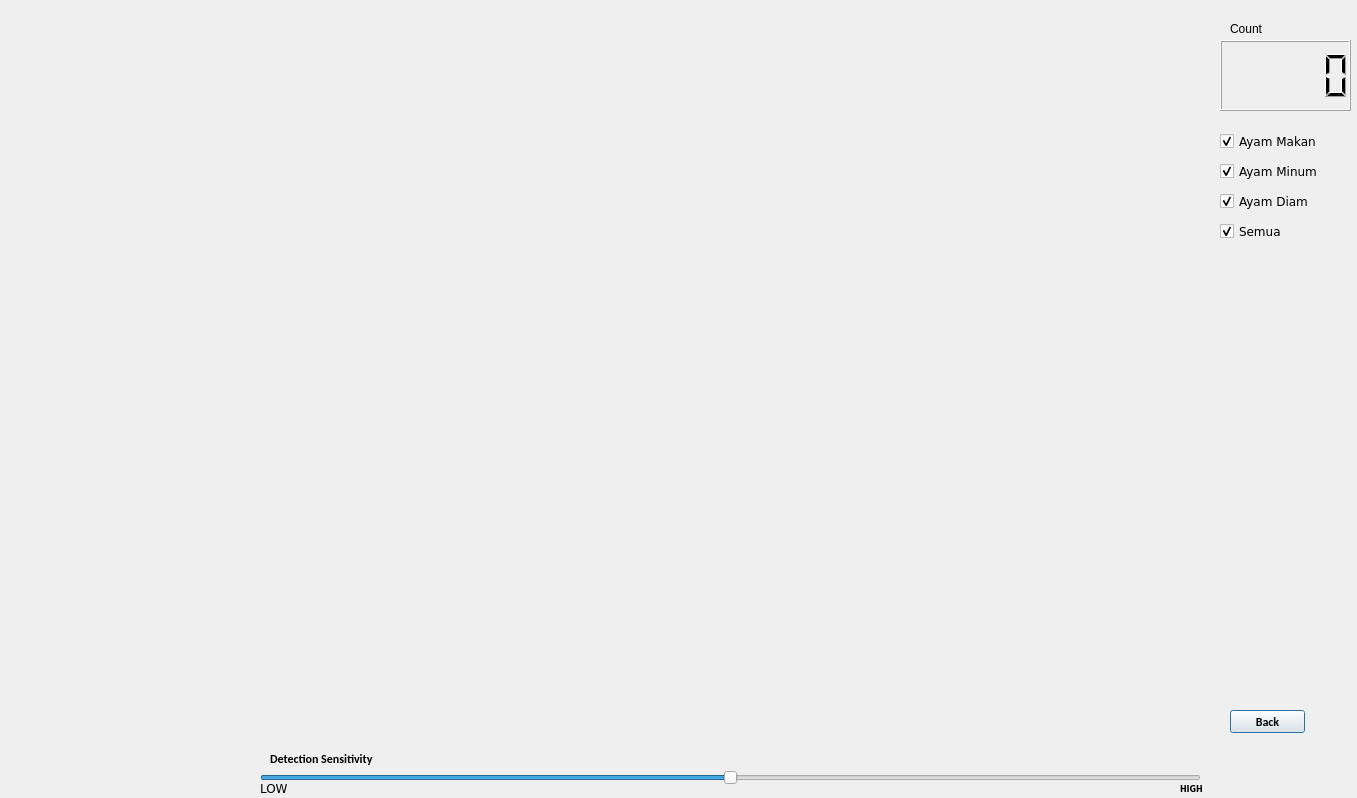
<?xml version="1.0" encoding="UTF-8"?>
<ui version="4.0">
 <class>OutputDialog</class>
 <widget class="QDialog" name="OutputDialog">
  <property name="geometry">
   <rect>
    <x>0</x>
    <y>0</y>
    <width>1357</width>
    <height>798</height>
   </rect>
  </property>
  <property name="minimumSize">
   <size>
    <width>0</width>
    <height>0</height>
   </size>
  </property>
  <property name="maximumSize">
   <size>
    <width>1920</width>
    <height>1080</height>
   </size>
  </property>
  <property name="font">
   <font>
    <family>Calibri</family>
    <weight>75</weight>
    <bold>true</bold>
   </font>
  </property>
  <property name="windowTitle">
   <string>Output Window</string>
  </property>
  <property name="windowIcon">
   <iconset>
    <normaloff>:/icon/icon.png</normaloff>:/icon/icon.png</iconset>
  </property>
  <widget class="QLabel" name="imgLabel">
   <property name="geometry">
    <rect>
     <x>20</x>
     <y>10</y>
     <width>1161</width>
     <height>731</height>
    </rect>
   </property>
   <property name="maximumSize">
    <size>
     <width>1920</width>
     <height>1080</height>
    </size>
   </property>
   <property name="text">
    <string/>
   </property>
  </widget>
  <widget class="QLCDNumber" name="lcdNumber">
   <property name="geometry">
    <rect>
     <x>1220</x>
     <y>40</y>
     <width>131</width>
     <height>71</height>
    </rect>
   </property>
  </widget>
  <widget class="QLabel" name="label">
   <property name="geometry">
    <rect>
     <x>1230</x>
     <y>20</y>
     <width>67</width>
     <height>17</height>
    </rect>
   </property>
   <property name="font">
    <font>
     <family>Arial</family>
     <weight>50</weight>
     <bold>false</bold>
    </font>
   </property>
   <property name="text">
    <string>Count</string>
   </property>
  </widget>
  <widget class="QSlider" name="ThresSlider">
   <property name="geometry">
    <rect>
     <x>260</x>
     <y>770</y>
     <width>941</width>
     <height>16</height>
    </rect>
   </property>
   <property name="minimum">
    <number>1</number>
   </property>
   <property name="sliderPosition">
    <number>50</number>
   </property>
   <property name="orientation">
    <enum>Qt::Horizontal</enum>
   </property>
  </widget>
  <widget class="QLabel" name="label_2">
   <property name="geometry">
    <rect>
     <x>270</x>
     <y>750</y>
     <width>181</width>
     <height>17</height>
    </rect>
   </property>
   <property name="text">
    <string>Detection Sensitivity</string>
   </property>
  </widget>
  <widget class="QLabel" name="label_3">
   <property name="geometry">
    <rect>
     <x>260</x>
     <y>780</y>
     <width>181</width>
     <height>17</height>
    </rect>
   </property>
   <property name="font">
    <font>
     <family>DejaVu Sans</family>
     <pointsize>9</pointsize>
     <weight>50</weight>
     <bold>false</bold>
    </font>
   </property>
   <property name="text">
    <string>LOW</string>
   </property>
  </widget>
  <widget class="QLabel" name="label_4">
   <property name="geometry">
    <rect>
     <x>1180</x>
     <y>780</y>
     <width>181</width>
     <height>17</height>
    </rect>
   </property>
   <property name="font">
    <font>
     <family>DejaVu Sans</family>
     <pointsize>6</pointsize>
    </font>
   </property>
   <property name="text">
    <string>HIGH</string>
   </property>
  </widget>
  <widget class="QCheckBox" name="makanCheckBox">
   <property name="geometry">
    <rect>
     <x>1220</x>
     <y>130</y>
     <width>121</width>
     <height>23</height>
    </rect>
   </property>
   <property name="font">
    <font>
     <family>DejaVu Sans</family>
     <weight>50</weight>
     <bold>false</bold>
    </font>
   </property>
   <property name="text">
    <string>Ayam Makan</string>
   </property>
   <property name="checked">
    <bool>true</bool>
   </property>
  </widget>
  <widget class="QCheckBox" name="minumCheckBox">
   <property name="geometry">
    <rect>
     <x>1220</x>
     <y>160</y>
     <width>121</width>
     <height>23</height>
    </rect>
   </property>
   <property name="font">
    <font>
     <family>DejaVu Sans</family>
     <weight>50</weight>
     <bold>false</bold>
    </font>
   </property>
   <property name="text">
    <string>Ayam Minum</string>
   </property>
   <property name="checked">
    <bool>true</bool>
   </property>
  </widget>
  <widget class="QCheckBox" name="diamCheckBox">
   <property name="geometry">
    <rect>
     <x>1220</x>
     <y>190</y>
     <width>121</width>
     <height>23</height>
    </rect>
   </property>
   <property name="font">
    <font>
     <family>DejaVu Sans</family>
     <weight>50</weight>
     <bold>false</bold>
    </font>
   </property>
   <property name="text">
    <string>Ayam Diam</string>
   </property>
   <property name="checked">
    <bool>true</bool>
   </property>
  </widget>
  <widget class="QCheckBox" name="semuaCheckBox">
   <property name="geometry">
    <rect>
     <x>1220</x>
     <y>220</y>
     <width>131</width>
     <height>23</height>
    </rect>
   </property>
   <property name="font">
    <font>
     <family>DejaVu Sans</family>
     <weight>50</weight>
     <bold>false</bold>
    </font>
   </property>
   <property name="text">
    <string>Semua</string>
   </property>
   <property name="checked">
    <bool>true</bool>
   </property>
  </widget>
  <widget class="QPushButton" name="backButton">
   <property name="geometry">
    <rect>
     <x>1230</x>
     <y>710</y>
     <width>75</width>
     <height>23</height>
    </rect>
   </property>
   <property name="text">
    <string>Back</string>
   </property>
  </widget>
 </widget>
 <resources>
  <include location="resource.qrc"/>
 </resources>
 <connections/>
</ui>
